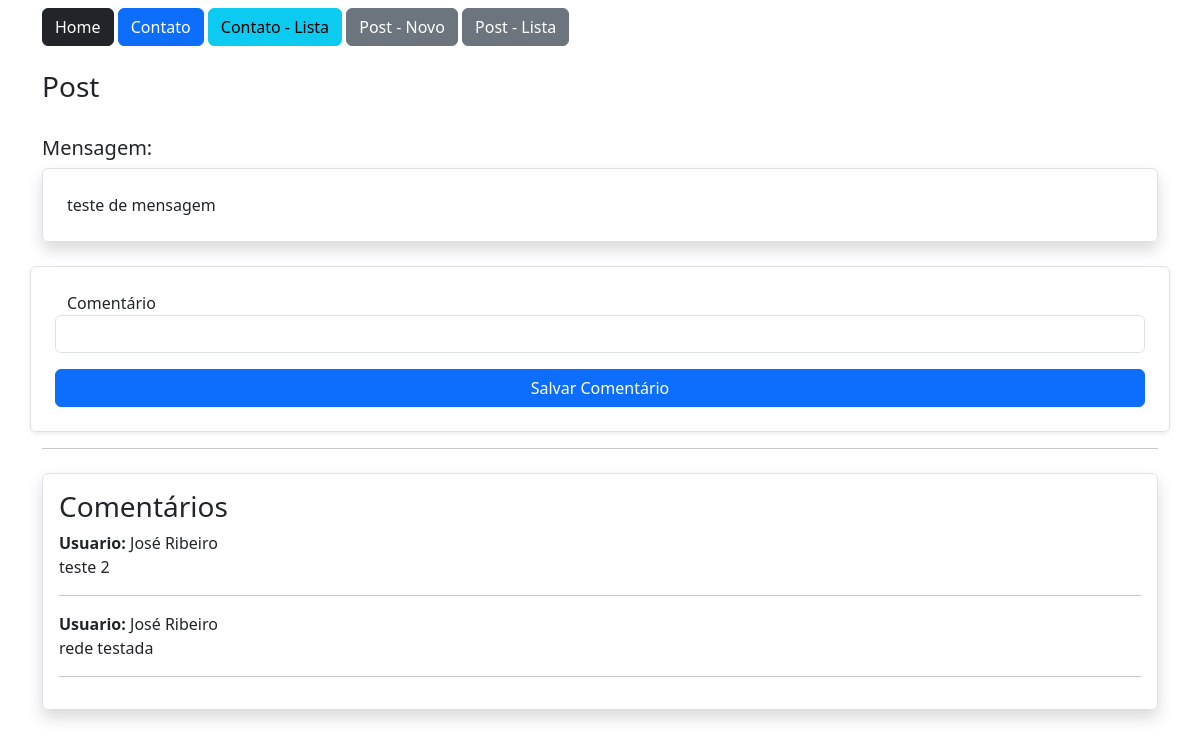
/post/1/ (signed in), run on the app's committed database.
### estudo/models.py (models this page shows, shortened)
class Post(db.Model):
    id = db.Column(db.Integer, primary_key=True)
    data_criacao = db.Column(db.DateTime, default=datetime.now)
    mensagem = db.Column(db.String, nullable=True)
    user_id = db.Column(db.Integer, db.ForeignKey('user.id'), nullable=True)
    comentarios = db.relationship('PostComentarios', backref='post', lazy=True)

class PostComentarios(db.Model):
    id = db.Column(db.Integer, primary_key=True)
    data_criacao = db.Column(db.DateTime, default=datetime.now)
    comentario = db.Column(db.String, nullable=True)
    user_id = db.Column(db.Integer, db.ForeignKey('user.id'), nullable=True)
    post_id = db.Column(db.Integer, db.ForeignKey('post.id'), nullable=True)

class User(db.Model, UserMixin):
    id = db.Column(db.Integer, primary_key=True)
    nome = db.Column(db.String(50), nullable=True)
    sobrenome = db.Column(db.String(50), nullable=True)
    email = db.Column(db.String(120), nullable=True)
    senha = db.Column(db.String(50), nullable=True)
    posts = db.relationship('Post', backref='user', lazy=True)
    post_comentarios = db.relationship('PostComentarios', backref='user', lazy=True)

### estudo/views.py (the view)
@app.route('/post/<int:id>/', methods=['GET', 'POST'])
@login_required
def postDetail(id):
    post = Post.query.get(id)
    form = PostComentarioForm()
    if form.validate_on_submit():
        form.save(current_user.id, id)
        return redirect(url_for('postDetail', id=id))
    return render_template('post.html', post=post, form=form)

### estudo/forms.py (shortened to what this page needs)
class PostComentarioForm(FlaskForm):
    comentario = StringField('Comentário', validators=[DataRequired()])
    btnSubmit = SubmitField('Salvar Comentário')

### estudo/models.py (called while the page is built)
@login_manager.user_loader
def load_user(user_id):
    return User.query.get(int(user_id))

### estudo/templates/post.html (shortened to what this page needs)
{% extends "base.html" %}
{% block content %}
    <div class="container">
        {% include 'nav.html' %}
        <div class="row mt-4">
            <h3>Post</h3>
        </div>
        <div class="row ">
            <div class="col-12 mt-4">
                <h5>Mensagem:</h5>
                <div class="col-12 border rounded p-4 shadow">
                    {{ post.mensagem }}
                </div>
                <div class="col-12 mt-3">
                    <form action="" method="post" class="row mt-4 p-4 border border-1 rounded shadow-sm">
                        {{ form.comentario.label() }}
                        {{ form.comentario(class='form-control') }}
                        {{ form.btnSubmit(class='btn btn-primary col-12 mt-3') }}
                    </form>
                </div>
                <hr>
                <div class="col-12 mt-4 border rounded shadow p-3">
                    <h3>Comentários</h3>
                    {% for c in post.comentarios %}
                    <p>
                        <b>Usuario:</b> {{ c.user.nome }} {{ c.user.sobrenome }} <br>
                        {{ c.comentario }} <br>
                    </p>
                    <hr>
                    {% endfor %}
                </div>
            </div>
        </div>
    </div>
{% endblock %}

### data on the page
Post: mensagem "teste de mensagem"
PostComentarios: user.nome "José", user.sobrenome "Ribeiro", comentario "teste 2"
PostComentarios: user.nome "José", user.sobrenome "Ribeiro", comentario "rede testada"
